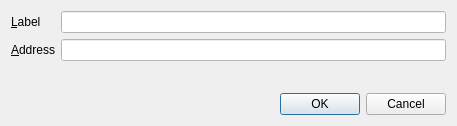
<?xml version="1.0" encoding="UTF-8"?>
<ui version="4.0">
 <class>EditAddressDialog</class>
 <widget class="QDialog" name="EditAddressDialog">
  <property name="geometry">
   <rect>
    <x>0</x>
    <y>0</y>
    <width>457</width>
    <height>126</height>
   </rect>
  </property>
  <property name="windowTitle">
   <string>Edit Address</string>
  </property>
  <layout class="QVBoxLayout" name="verticalLayout">
   <item>
    <layout class="QFormLayout" name="formLayout">
     <property name="fieldGrowthPolicy">
      <enum>QFormLayout::AllNonFixedFieldsGrow</enum>
     </property>
     <item row="0" column="0">
      <widget class="QLabel" name="label">
       <property name="text">
        <string>&amp;Label</string>
       </property>
       <property name="buddy">
        <cstring>labelEdit</cstring>
       </property>
      </widget>
     </item>
     <item row="0" column="1">
      <widget class="QLineEdit" name="labelEdit">
       <property name="toolTip">
        <string>The label associated with this address book entry</string>
       </property>
       <property name="styleSheet">
        <string notr="true">background:#ffffff;color:#1e2a38</string>
       </property>
      </widget>
     </item>
     <item row="1" column="0">
      <widget class="QLabel" name="label_2">
       <property name="text">
        <string>&amp;Address</string>
       </property>
       <property name="buddy">
        <cstring>addressEdit</cstring>
       </property>
      </widget>
     </item>
     <item row="1" column="1">
      <widget class="QLineEdit" name="addressEdit">
       <property name="toolTip">
        <string>The address associated with this address book entry. This can only be modified for sending addresses.</string>
       </property>
       <property name="styleSheet">
        <string notr="true">background:#ffffff;color:#1e2a38</string>
       </property>
      </widget>
     </item>
    </layout>
   </item>
   <item>
    <widget class="QDialogButtonBox" name="buttonBox">
     <property name="orientation">
      <enum>Qt::Horizontal</enum>
     </property>
     <property name="standardButtons">
      <set>QDialogButtonBox::Cancel|QDialogButtonBox::Ok</set>
     </property>
    </widget>
   </item>
  </layout>
 </widget>
 <resources/>
 <connections>
  <connection>
   <sender>buttonBox</sender>
   <signal>accepted()</signal>
   <receiver>EditAddressDialog</receiver>
   <slot>accept()</slot>
   <hints>
    <hint type="sourcelabel">
     <x>248</x>
     <y>254</y>
    </hint>
    <hint type="destinationlabel">
     <x>157</x>
     <y>274</y>
    </hint>
   </hints>
  </connection>
  <connection>
   <sender>buttonBox</sender>
   <signal>rejected()</signal>
   <receiver>EditAddressDialog</receiver>
   <slot>reject()</slot>
   <hints>
    <hint type="sourcelabel">
     <x>316</x>
     <y>260</y>
    </hint>
    <hint type="destinationlabel">
     <x>286</x>
     <y>274</y>
    </hint>
   </hints>
  </connection>
 </connections>
</ui>
